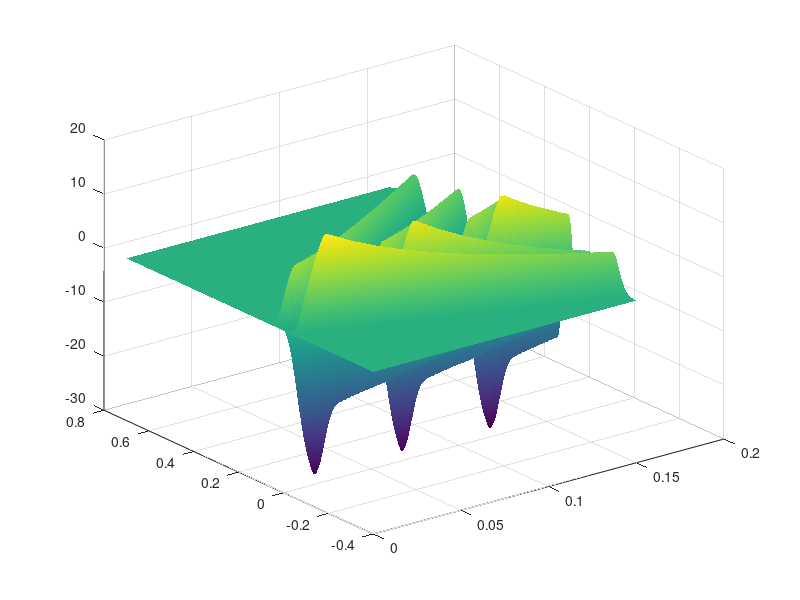
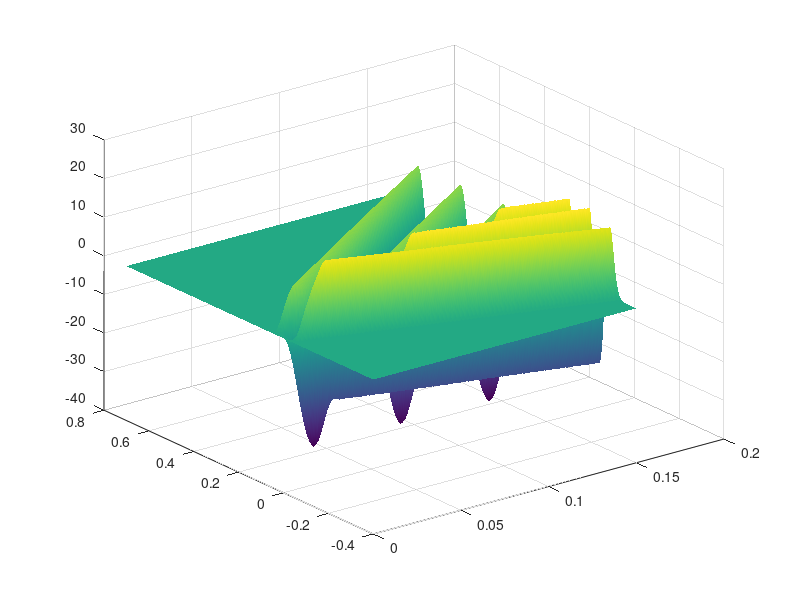
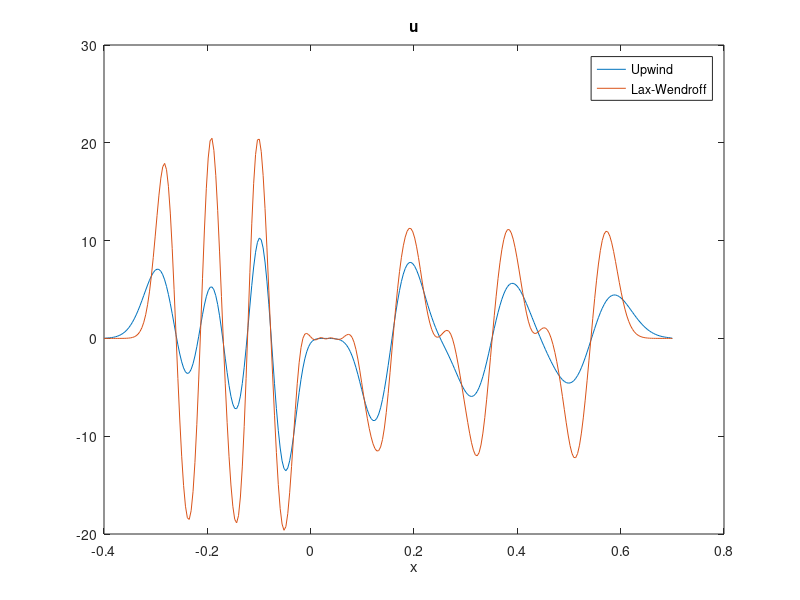
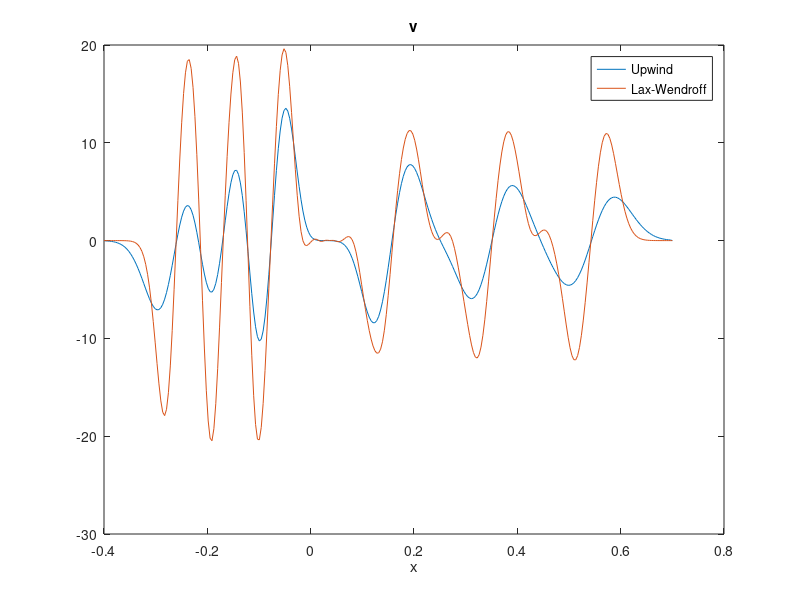

MATLAB code to generate these figures, in order:
%% SF2520 CE4, David Ahnlund, Emil Gestsson
clc, clear variables;

Fr = 0.35;
alpha = 1/Fr;
N = 300;
L0 = -0.4;
L1 = 0.7;
T = 0.15;

lambda = 0.1;

f = @(x,t) (sin(20*pi*x).*(abs(x) < 1/20))' * (sin(40*pi*t + pi/6)>0.5);


A= [1, alpha; alpha, 1];

F = @(x,t) [0;f(x,t)];
    
dx = abs(L0-L1)/N;
dt = lambda*dx;
t = 0:dt:T;
x = L0:dx:L1;

%% Upwind

[S, L] = eig(A); Lp = L.* (L>0); Lm = L.*(L<0);

Am = S*(S\Lm)'; Ap = S*(S\Lp)';

v = zeros(2,length(x), length(t));

for n = 2:length(t)-1
    for i = 2:length(x)-1
        
        if i == 2
            v(:,i-1,n) = 2*v(:,i,n)-v(:,i+1,n);
        end

        v(:,i,n+1) = v(:,i,n) - lambda*Ap*(v(:,i,n)-v(:,i-1,n)) - lambda*Am*(v(:,i+1,n)-v(:,i,n)) + F(x(i),t(n));
        
        if i == length(x)-1
            v(:,i+1,n) = 2*v(:,i,n)-v(:,i-1,n);
        end

    end
end

u_up = reshape(v(1,:,:), length(x), length(t));
v_up = reshape(v(2,:,:), length(x), length(t));
figure
surf(t,x, u_up)
shading interp


%% Laxen

v = zeros(2,length(x), length(t));

for n = 2:length(t)-1
    for i = 2:length(x)-1
        
        if i == 2
            v(:,i-1,n) = 2*v(:,i,n)-v(:,i+1,n);
        end
        
        F_tilde = (F(x(i), t(n)) + F(x(i), t(n+1)))/2 - lambda/4 * A * (F(x(i+1), t(n)) - F(x(i-1), t(n)));
        v(:,i,n+1) = v(:,i,n) - lambda/2*A*(v(:,i+1,n)-v(:,i-1,n)) + lambda^2/2*A^2*(v(:,i+1,n)-2*v(:,i,n)+v(:,i-1,n)) + F_tilde;
        
        if i == length(x)-1
            v(:,i+1,n) = 2*v(:,i,n)-v(:,i-1,n);
        end

    end
end

u_lax = reshape(v(1,:,:), length(x), length(t));
v_lax = reshape(v(2,:,:), length(x), length(t));
figure
surf(t,x, u_lax)
shading interp


%% Compare plots

figure
plot(x, u_up(:, end)); hold on; plot(x, u_lax(:,end));
title("u")
legend("Upwind", "Lax-Wendroff")
xlabel("x")
figure
plot(x, v_up(:,end)); hold on; plot(x, v_lax(:,end));
title("v")
legend("Upwind", "Lax-Wendroff")
xlabel("x")

